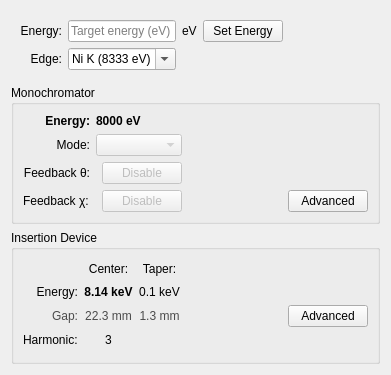
<?xml version="1.0" encoding="UTF-8"?>
<ui version="4.0">
 <class>Form</class>
 <widget class="QWidget" name="Form">
  <property name="geometry">
   <rect>
    <x>0</x>
    <y>0</y>
    <width>391</width>
    <height>372</height>
   </rect>
  </property>
  <property name="windowTitle">
   <string>Form</string>
  </property>
  <layout class="QVBoxLayout" name="verticalLayout">
   <item>
    <widget class="QWidget" name="widget" native="true">
     <property name="enabled">
      <bool>true</bool>
     </property>
     <layout class="QHBoxLayout" name="horizontalLayout_4">
      <item>
       <layout class="QGridLayout" name="gridLayout">
        <item row="0" column="1">
         <widget class="QLineEdit" name="target_energy_lineedit">
          <property name="enabled">
           <bool>true</bool>
          </property>
          <property name="toolTip">
           <string>Enter desired energy in eV.</string>
          </property>
          <property name="placeholderText">
           <string>Target energy (eV)</string>
          </property>
         </widget>
        </item>
        <item row="0" column="2">
         <widget class="QLabel" name="label_6">
          <property name="text">
           <string>eV</string>
          </property>
         </widget>
        </item>
        <item row="2" column="1">
         <widget class="QComboBox" name="edge_combo_box">
          <property name="enabled">
           <bool>true</bool>
          </property>
          <property name="toolTip">
           <string>Select an edge, or type one in the form &quot;Na L3&quot;, etc.</string>
          </property>
          <property name="autoFillBackground">
           <bool>false</bool>
          </property>
          <property name="styleSheet">
           <string notr="true"/>
          </property>
          <property name="editable">
           <bool>true</bool>
          </property>
          <property name="currentText">
           <string>Ni K (8333 eV)</string>
          </property>
         </widget>
        </item>
        <item row="0" column="3">
         <widget class="QPushButton" name="set_energy_button">
          <property name="enabled">
           <bool>true</bool>
          </property>
          <property name="toolTip">
           <string>Queue a plan to change the X-ray energy.</string>
          </property>
          <property name="text">
           <string>Set Energy</string>
          </property>
         </widget>
        </item>
        <item row="0" column="0">
         <widget class="QLabel" name="label_2">
          <property name="text">
           <string>Energy:</string>
          </property>
          <property name="alignment">
           <set>Qt::AlignRight|Qt::AlignTrailing|Qt::AlignVCenter</set>
          </property>
         </widget>
        </item>
        <item row="2" column="0">
         <widget class="QLabel" name="label_5">
          <property name="enabled">
           <bool>true</bool>
          </property>
          <property name="text">
           <string>Edge:</string>
          </property>
          <property name="alignment">
           <set>Qt::AlignRight|Qt::AlignTrailing|Qt::AlignVCenter</set>
          </property>
         </widget>
        </item>
        <item row="0" column="4">
         <spacer name="horizontalSpacer_2">
          <property name="orientation">
           <enum>Qt::Horizontal</enum>
          </property>
          <property name="sizeHint" stdset="0">
           <size>
            <width>40</width>
            <height>20</height>
           </size>
          </property>
         </spacer>
        </item>
       </layout>
      </item>
     </layout>
    </widget>
   </item>
   <item>
    <widget class="QGroupBox" name="groupBox">
     <property name="enabled">
      <bool>true</bool>
     </property>
     <property name="sizePolicy">
      <sizepolicy hsizetype="Minimum" vsizetype="Preferred">
       <horstretch>0</horstretch>
       <verstretch>0</verstretch>
      </sizepolicy>
     </property>
     <property name="font">
      <font>
       <weight>50</weight>
       <bold>false</bold>
      </font>
     </property>
     <property name="title">
      <string>Monochromator</string>
     </property>
     <layout class="QVBoxLayout" name="verticalLayout_2">
      <item>
       <layout class="QGridLayout" name="gridLayout_2">
        <item row="4" column="3">
         <widget class="QPushButton" name="mono_caqtdm_button">
          <property name="enabled">
           <bool>true</bool>
          </property>
          <property name="toolTip">
           <string>Launch caQtDM panel for this mono.</string>
          </property>
          <property name="text">
           <string>Advanced</string>
          </property>
         </widget>
        </item>
        <item row="4" column="0">
         <widget class="QLabel" name="label_9">
          <property name="text">
           <string>Feedback χ:</string>
          </property>
         </widget>
        </item>
        <item row="4" column="2">
         <spacer name="horizontalSpacer">
          <property name="orientation">
           <enum>Qt::Horizontal</enum>
          </property>
          <property name="sizeHint" stdset="0">
           <size>
            <width>40</width>
            <height>20</height>
           </size>
          </property>
         </spacer>
        </item>
        <item row="0" column="1">
         <widget class="PyDMLabel" name="PyDMLabel_3">
          <property name="font">
           <font>
            <weight>75</weight>
            <bold>true</bold>
           </font>
          </property>
          <property name="toolTip">
           <string/>
          </property>
          <property name="text">
           <string>8000 eV</string>
          </property>
          <property name="precision" stdset="0">
           <number>2</number>
          </property>
          <property name="showUnits" stdset="0">
           <bool>true</bool>
          </property>
          <property name="precisionFromPV" stdset="0">
           <bool>false</bool>
          </property>
          <property name="channel" stdset="0">
           <string>${MONO_ENERGY_PV}</string>
          </property>
         </widget>
        </item>
        <item row="3" column="0">
         <widget class="QLabel" name="label_8">
          <property name="text">
           <string>Feedback θ:</string>
          </property>
          <property name="alignment">
           <set>Qt::AlignRight|Qt::AlignTrailing|Qt::AlignVCenter</set>
          </property>
         </widget>
        </item>
        <item row="4" column="1">
         <layout class="QHBoxLayout" name="horizontalLayout_2">
          <item>
           <widget class="PyDMByteIndicator" name="PyDMByteIndicator_2">
            <property name="sizePolicy">
             <sizepolicy hsizetype="Fixed" vsizetype="Fixed">
              <horstretch>0</horstretch>
              <verstretch>0</verstretch>
             </sizepolicy>
            </property>
            <property name="toolTip">
             <string/>
            </property>
            <property name="offColor" stdset="0">
             <color>
              <red>255</red>
              <green>0</green>
              <blue>0</blue>
             </color>
            </property>
            <property name="showLabels" stdset="0">
             <bool>false</bool>
            </property>
           </widget>
          </item>
          <item>
           <widget class="PyDMPushButton" name="PyDMPushButton_2">
            <property name="enabled">
             <bool>false</bool>
            </property>
            <property name="toolTip">
             <string/>
            </property>
            <property name="text">
             <string>Disable</string>
            </property>
           </widget>
          </item>
         </layout>
        </item>
        <item row="3" column="1">
         <layout class="QHBoxLayout" name="horizontalLayout">
          <item>
           <widget class="PyDMByteIndicator" name="PyDMByteIndicator">
            <property name="enabled">
             <bool>true</bool>
            </property>
            <property name="sizePolicy">
             <sizepolicy hsizetype="Fixed" vsizetype="Fixed">
              <horstretch>0</horstretch>
              <verstretch>0</verstretch>
             </sizepolicy>
            </property>
            <property name="toolTip">
             <string/>
            </property>
            <property name="offColor" stdset="0">
             <color>
              <red>255</red>
              <green>0</green>
              <blue>0</blue>
             </color>
            </property>
            <property name="showLabels" stdset="0">
             <bool>false</bool>
            </property>
           </widget>
          </item>
          <item>
           <widget class="PyDMPushButton" name="PyDMPushButton">
            <property name="enabled">
             <bool>false</bool>
            </property>
            <property name="toolTip">
             <string/>
            </property>
            <property name="text">
             <string>Disable</string>
            </property>
           </widget>
          </item>
         </layout>
        </item>
        <item row="0" column="0">
         <widget class="QLabel" name="label_7">
          <property name="font">
           <font>
            <weight>75</weight>
            <bold>true</bold>
           </font>
          </property>
          <property name="text">
           <string>Energy:</string>
          </property>
          <property name="alignment">
           <set>Qt::AlignRight|Qt::AlignTrailing|Qt::AlignVCenter</set>
          </property>
         </widget>
        </item>
        <item row="1" column="0">
         <widget class="QLabel" name="label">
          <property name="text">
           <string>Mode:</string>
          </property>
          <property name="alignment">
           <set>Qt::AlignRight|Qt::AlignTrailing|Qt::AlignVCenter</set>
          </property>
         </widget>
        </item>
        <item row="1" column="1">
         <widget class="PyDMEnumComboBox" name="PyDMEnumComboBox">
          <property name="enabled">
           <bool>false</bool>
          </property>
          <property name="toolTip">
           <string/>
          </property>
          <property name="channel" stdset="0">
           <string>${MONO_MODE_PV}</string>
          </property>
         </widget>
        </item>
       </layout>
      </item>
     </layout>
    </widget>
   </item>
   <item>
    <widget class="QGroupBox" name="groupBox_2">
     <property name="font">
      <font>
       <weight>50</weight>
       <bold>false</bold>
      </font>
     </property>
     <property name="title">
      <string>Insertion Device</string>
     </property>
     <layout class="QVBoxLayout" name="verticalLayout_3">
      <item>
       <layout class="QGridLayout" name="gridLayout_4">
        <property name="bottomMargin">
         <number>5</number>
        </property>
        <item row="1" column="1">
         <widget class="PyDMLabel" name="PyDMLabel">
          <property name="font">
           <font>
            <weight>75</weight>
            <bold>true</bold>
           </font>
          </property>
          <property name="toolTip">
           <string>Current set point for the ID (in keV).</string>
          </property>
          <property name="text">
           <string>8.14 keV</string>
          </property>
          <property name="alignment">
           <set>Qt::AlignCenter</set>
          </property>
          <property name="precision" stdset="0">
           <number>0</number>
          </property>
          <property name="showUnits" stdset="0">
           <bool>true</bool>
          </property>
          <property name="precisionFromPV" stdset="0">
           <bool>true</bool>
          </property>
          <property name="channel" stdset="0">
           <string>${ID_PREFIX}:Energy.VAL</string>
          </property>
         </widget>
        </item>
        <item row="0" column="1">
         <widget class="QLabel" name="label_10">
          <property name="font">
           <font>
            <weight>50</weight>
            <bold>false</bold>
           </font>
          </property>
          <property name="text">
           <string>Center:</string>
          </property>
          <property name="alignment">
           <set>Qt::AlignCenter</set>
          </property>
         </widget>
        </item>
        <item row="1" column="2">
         <widget class="PyDMLabel" name="PyDMLabel_4">
          <property name="toolTip">
           <string/>
          </property>
          <property name="text">
           <string>0.1 keV</string>
          </property>
          <property name="alignment">
           <set>Qt::AlignCenter</set>
          </property>
          <property name="channel" stdset="0">
           <string>${ID_PREFIX}:TaperEnergy.VAL</string>
          </property>
         </widget>
        </item>
        <item row="0" column="4">
         <spacer name="horizontalSpacer_3">
          <property name="orientation">
           <enum>Qt::Horizontal</enum>
          </property>
          <property name="sizeHint" stdset="0">
           <size>
            <width>40</width>
            <height>20</height>
           </size>
          </property>
         </spacer>
        </item>
        <item row="1" column="0">
         <widget class="QLabel" name="label_3">
          <property name="font">
           <font>
            <weight>50</weight>
            <bold>false</bold>
           </font>
          </property>
          <property name="text">
           <string>Energy:</string>
          </property>
          <property name="alignment">
           <set>Qt::AlignRight|Qt::AlignTrailing|Qt::AlignVCenter</set>
          </property>
         </widget>
        </item>
        <item row="0" column="2">
         <widget class="QLabel" name="label_11">
          <property name="text">
           <string>Taper:</string>
          </property>
          <property name="alignment">
           <set>Qt::AlignCenter</set>
          </property>
         </widget>
        </item>
        <item row="2" column="0">
         <widget class="QLabel" name="label_4">
          <property name="font">
           <font>
            <weight>50</weight>
            <bold>false</bold>
           </font>
          </property>
          <property name="styleSheet">
           <string notr="true">color: rgb(75, 75, 75)</string>
          </property>
          <property name="text">
           <string>Gap:</string>
          </property>
          <property name="alignment">
           <set>Qt::AlignRight|Qt::AlignTrailing|Qt::AlignVCenter</set>
          </property>
         </widget>
        </item>
        <item row="2" column="6">
         <widget class="QPushButton" name="id_caqtdm_button">
          <property name="enabled">
           <bool>true</bool>
          </property>
          <property name="toolTip">
           <string>Launch caQtDM panel for this ID.</string>
          </property>
          <property name="text">
           <string>Advanced</string>
          </property>
         </widget>
        </item>
        <item row="2" column="1">
         <widget class="PyDMLabel" name="PyDMLabel_2">
          <property name="font">
           <font>
            <weight>50</weight>
            <bold>false</bold>
           </font>
          </property>
          <property name="toolTip">
           <string/>
          </property>
          <property name="styleSheet">
           <string notr="true">color: rgb(75, 75, 75)</string>
          </property>
          <property name="text">
           <string>22.3 mm</string>
          </property>
          <property name="alignment">
           <set>Qt::AlignCenter</set>
          </property>
          <property name="showUnits" stdset="0">
           <bool>true</bool>
          </property>
          <property name="channel" stdset="0">
           <string>${ID_PREFIX}:Gap.VAL</string>
          </property>
         </widget>
        </item>
        <item row="2" column="2">
         <widget class="PyDMLabel" name="PyDMLabel_5">
          <property name="toolTip">
           <string/>
          </property>
          <property name="styleSheet">
           <string notr="true">color: rgb(75, 75, 75)</string>
          </property>
          <property name="text">
           <string>1.3 mm</string>
          </property>
          <property name="alignment">
           <set>Qt::AlignCenter</set>
          </property>
          <property name="channel" stdset="0">
           <string>${ID_PREFIX}:TaperGap.VAL</string>
          </property>
         </widget>
        </item>
        <item row="3" column="0">
         <widget class="QLabel" name="label_12">
          <property name="text">
           <string>Harmonic:</string>
          </property>
         </widget>
        </item>
        <item row="3" column="1">
         <widget class="PyDMLabel" name="PyDMLabel_6">
          <property name="toolTip">
           <string/>
          </property>
          <property name="text">
           <string>3</string>
          </property>
          <property name="alignment">
           <set>Qt::AlignCenter</set>
          </property>
          <property name="channel" stdset="0">
           <string>${ID_PREFIX}:HarmonicValue</string>
          </property>
         </widget>
        </item>
       </layout>
      </item>
     </layout>
    </widget>
   </item>
  </layout>
 </widget>
 <customwidgets>
  <customwidget>
   <class>PyDMLabel</class>
   <extends>QLabel</extends>
   <header>pydm.widgets.label</header>
  </customwidget>
  <customwidget>
   <class>PyDMByteIndicator</class>
   <extends>QWidget</extends>
   <header>pydm.widgets.byte</header>
  </customwidget>
  <customwidget>
   <class>PyDMEnumComboBox</class>
   <extends>QComboBox</extends>
   <header>pydm.widgets.enum_combo_box</header>
  </customwidget>
  <customwidget>
   <class>PyDMPushButton</class>
   <extends>QPushButton</extends>
   <header>pydm.widgets.pushbutton</header>
  </customwidget>
 </customwidgets>
 <resources/>
 <connections/>
</ui>
